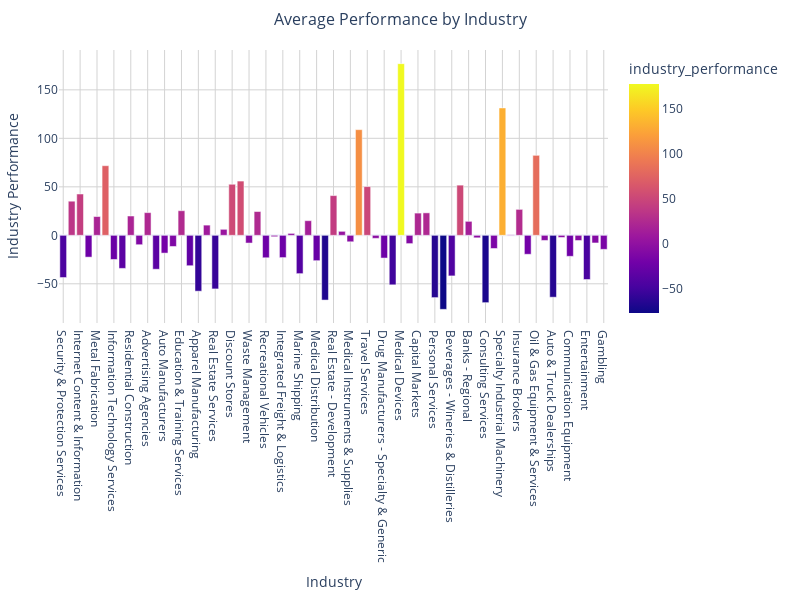

Source (notebook cell):
### Code cell
# Process your query
result = process_excel_query(
    file_name="ipo_data.xlsx",
    user_query="Draw performance by industry. You need to group the tickers by industry and calculate the average performance for each ticker in the group and then from there calculate the avg performance for the industry. where the average performance must be calculated only from the columns month 1 through month 13. For example if a ticker symbol has only 7 montsh with values, regardless if these values are negative or positive, then sum the values in these 7 months and divide the result by 7.",
    debug=True
)


# Access state if needed
final_state = result['state']
print(f"==================== RAW FINAL STATE:\n{final_state}\n====================")
print_state(final_state, "Final State Review")

#Visualize the ticker symbols with ONLY POSITIVE performance values. The performance of a ticker symbol is provided in the months 1 through 13. If a month value is NULL treat it as positive. Ignore the performance column—it is not relevant!",
# how many ticker symbols have proposed price 30.00 , use pandas and list the tiker symbol
# how many ticker symbols have proposed price 30.00 , list the tiker symbol. DO NOT Consider any other columns from the excel!",
# Draw a distribution of all ticker symbols based on proposedSharePrice and avg performance, where the average performance must be calculated only from the columns month 1 through month 13. For example if a ticker symbol has only 7 montsh with values, regardless if these values are negative or positive, then sum the values in these 7 months and divide the result by 7.",
# Draw performance by industry. You need to group the tickers by industry and calculate the average performance for each ticker in the group and then from there calculate the avg performance for the industry. where the average performance must be calculated only from the columns month 1 through month 13. For example if a ticker symbol has only 7 montsh with values, regardless if these values are negative or positive, then sum the values in these 7 months and divide the result by 7.

### Figure 1 — Plotly figure (JSON) as saved in the notebook; plotly's stock layout.template omitted (floating-point values rounded to 4 significant figures)
{"data": [{"alignmentgroup": "True", "hovertemplate": "Industry=%{x}<br>industry_performance=%{marker.color}<extra></extra>", "legendgroup": "", "marker": {"color": [-43.54, 35.18, 42.62, -22.49, 19.38, 71.79, -24.9, -34.11, 19.92, -9.69, 23.41, -34.97, -18.33, -11.49, 25.38, -31.34, -57.59, 10.53, -55.26, 6.19, 52.66, 55.94, -7.97, 24.53, -23.15, -1.44, -22.97, 1.98, -39.52, 15.1, -26.15, -66.75, 40.97, 4.12, -6.67, 109.0, 50.26, -3.12, -23.44, -51.04, 177.0, -8.55, 22.93, 23.17, -64.22, -76.33, -41.85, 51.75, 14.42, -2.58, -69.42, -13.58, 131.4, 0.49, 26.77, -19.54, 82.49, -5.29, -63.81, -2.22, -21.65, -5.36, -45.57, -7.88, -14.46], "coloraxis": "coloraxis", "pattern": {"shape": ""}}, "name": "", "offsetgroup": "", "orientation": "v", "showlegend": false, "textposition": "auto", "type": "bar", "x": ["Security & Protection Services", "Software - Infrastructure", "Internet Content & Information", "Pollution & Treatment Controls", "Metal Fabrication", "Insurance - Property & Casualty", "Information Technology Services", "Business Equipment & Supplies", "Residential Construction", "Biotechnology", "Advertising Agencies", "Electrical Equipment & Parts", "Auto Manufacturers", "Other Industrial Metals & Mining", "Education & Training Services", "Computer Hardware", "Apparel Manufacturing", "Solar", "Real Estate Services", "Shell Companies", "Discount Stores", "REIT - Healthcare Facilities", "Waste Management", "Engineering & Construction", "Recreational Vehicles", "Restaurants", "Integrated Freight & Logistics", "Specialty Retail", "Marine Shipping", "Industry not available", "Medical Distribution", "Oil & Gas Integrated", "Real Estate - Development", "Specialty Business Services", "Medical Instruments & Supplies", "Semiconductors", "Travel Services", "Oil & Gas E&P", "Drug Manufacturers - Specialty & Generic", "Auto Parts", "Medical Devices", "Leisure", "Capital Markets", "Aerospace & Defense", "Personal Services", "Food Distribution", "Beverages - Wineries & Distilleries", "Staffing & Employment Services", "Banks - Regional", "Health Information Services", "Consulting Services", "Software - Application", "Specialty Industrial Machinery", "Utilities - Regulated Gas", "Insurance Brokers", "Household & Personal Products", "Oil & Gas Equipment & Services", "REIT - Industrial", "Auto & Truck Dealerships", "REIT - Diversified", "Communication Equipment", "Medical Care Facilities", "Entertainment", "Packaged Foods", "Gambling"], "xaxis": "x", "y": [-43.54, 35.18, 42.62, -22.49, 19.38, 71.79, -24.9, -34.11, 19.92, -9.69, 23.41, -34.97, -18.33, -11.49, 25.38, -31.34, -57.59, 10.53, -55.26, 6.19, 52.66, 55.94, -7.97, 24.53, -23.15, -1.44, -22.97, 1.98, -39.52, 15.1, -26.15, -66.75, 40.97, 4.12, -6.67, 109.0, 50.26, -3.12, -23.44, -51.04, 177.0, -8.55, 22.93, 23.17, -64.22, -76.33, -41.85, 51.75, 14.42, -2.58, -69.42, -13.58, 131.4, 0.49, 26.77, -19.54, 82.49, -5.29, -63.81, -2.22, -21.65, -5.36, -45.57, -7.88, -14.46], "yaxis": "y"}], "layout": {"barmode": "group", "coloraxis": {"colorbar": {"title": {"text": "industry_performance"}}, "colorscale": [[0, "#0d0887"], [0.1111, "#46039f"], [0.2222, "#7201a8"], [0.3333, "#9c179e"], [0.4444, "#bd3786"], [0.5556, "#d8576b"], [0.6667, "#ed7953"], [0.7778, "#fb9f3a"], [0.8889, "#fdca26"], [1, "#f0f921"]]}, "font": {"size": 12}, "height": 600, "legend": {"tracegroupgap": 0}, "margin": {"b": 50, "l": 50, "r": 50, "t": 50}, "paper_bgcolor": "white", "plot_bgcolor": "white", "title": {"font": {"size": 16}, "text": "Average Performance by Industry", "x": 0.5, "xanchor": "center"}, "width": 800, "xaxis": {"anchor": "y", "autorange": true, "domain": [0, 1], "gridcolor": "LightGray", "gridwidth": 1, "range": [-0.5, 64.5], "showgrid": true, "title": {"text": "Industry"}, "type": "category"}, "yaxis": {"anchor": "x", "autorange": true, "domain": [0, 1], "gridcolor": "LightGray", "gridwidth": 1, "range": [-90.4, 191.1], "showgrid": true, "title": {"text": "Industry Performance"}, "type": "linear"}}}
